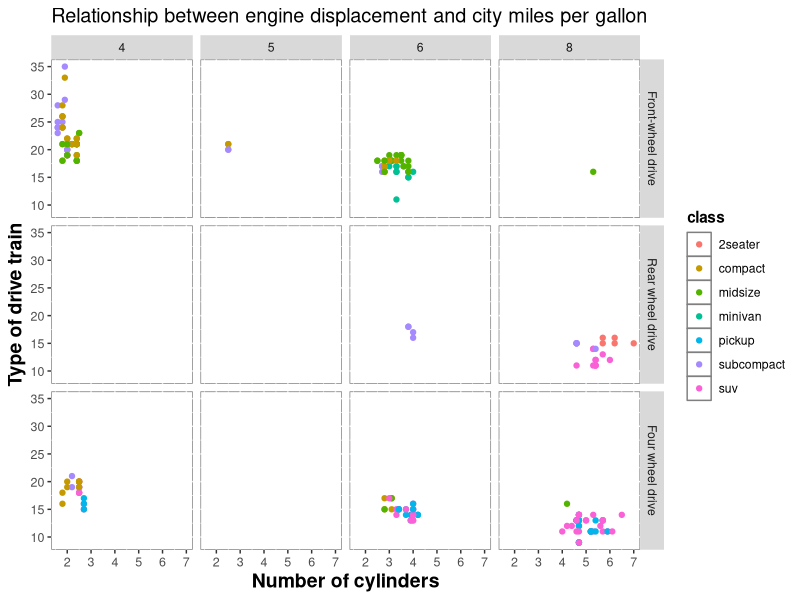
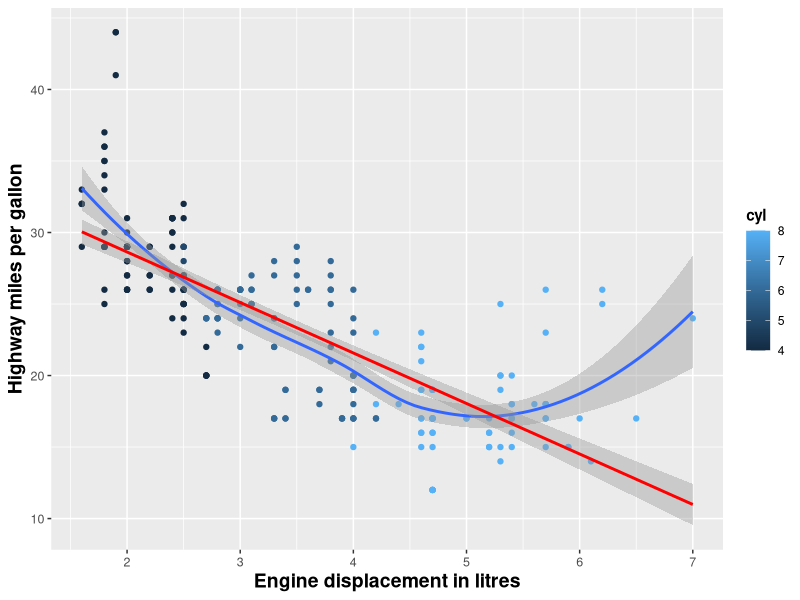

Recreate these plots in R, in order.
## ---- chunk 1
knitr::opts_chunk$set(echo = FALSE, warning = FALSE, message = FALSE)
options(digits = 2)  ## set digits for statistics
## ---- chunk 2
library(ggplot2) 
data(mpg)
knitr::kable(mpg[1:10, ])
## ---- chunk 3
data(mpg)
mpg$drv <- factor(mpg$drv, levels = c("f", "r", "4"),
                      labels = c("Front-wheel drive",
                                 "Rear wheel drive",
                                 "Four wheel drive"))
## ---- chunk 4
#mfrow(c(1,2))
ggplot(data = mpg) +
  aes(x = displ, y = cty, colour = class) + 
  geom_point() +
  facet_grid(drv ~ cyl) +
  ggtitle("Relationship between engine displacement and city miles per gallon") +
  ylab("Type of drive train") + xlab("Number of cylinders") +
  theme(axis.text = element_text(size = 9),
               axis.title = element_text(size = 14, face = "bold"),
               plot.title = element_text(size = rel(1.3)),
               legend.title = element_text(face = "bold"),
               panel.background = element_rect(fill = "white", colour = "grey50"))  

## ---- chunk 5
ggplot(data = mpg) +
  aes(x = displ, y = hwy) + 
  geom_point(aes(colour = cyl)) + 
  # Default smoother is LOESS
  geom_smooth() +
  geom_smooth(method = "lm", colour = "red") +
  xlab("Engine displacement in litres") + ylab("Highway miles per gallon") +
  theme(axis.text = element_text(size = 9),
               axis.title = element_text(size = 14, face = "bold"),
               plot.title = element_text(size = rel(2)),
               legend.title = element_text(face = "bold"))  
## ---- chunk 6
obj <- lm(hwy ~ class, data = mpg)
#summary(obj)
# x <- summary(obj)$coefficient
# x
results <- anova(obj)
#results
#names(results)
#results$"F value"

## ---- chunk 7
obj2 <- chisq.test(mpg$drv,mpg$trans)
#obj2
#names(obj2)
#obj2$statistic
